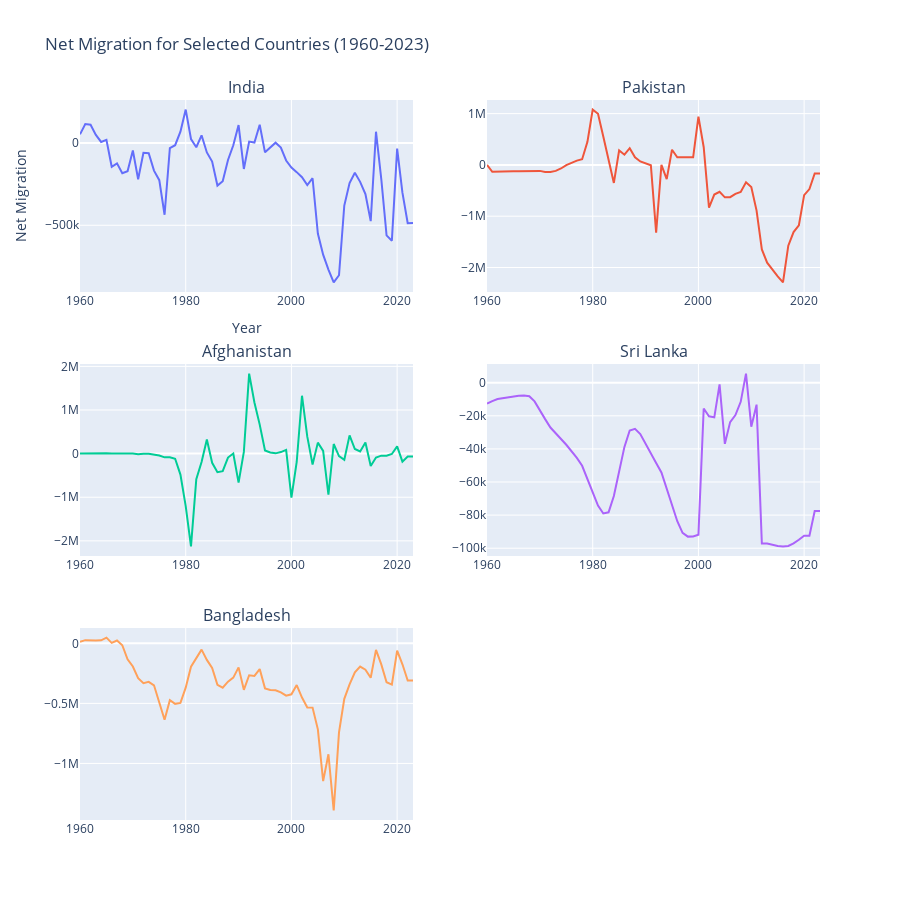

Notebook source saved alongside this figure:
### Code cell
# Change these facets into subplots making 5 subplots into 3 rows
import plotly.graph_objects as go
from plotly.subplots import make_subplots

# List of countries for which subplots are needed
countries = ['India', 'Pakistan', 'Afghanistan', 'Sri Lanka', 'Bangladesh']

# Create a subplot figure with 3 rows and 2 columns
fig = make_subplots(
    rows=3, cols=2, 
    subplot_titles=countries,  # Titles for each subplot
    vertical_spacing=0.1,  # Adjust spacing between rows
    horizontal_spacing=0.1  # Adjust spacing between columns
)

# Add traces for each country
row, col = 1, 1
for country in countries:
    country_data = data[data["Country"] == country]
    fig.add_trace(
        go.Scatter(
            x=country_data["Year"], 
            y=country_data["Net migration"], 
            mode="lines", 
            name=country
        ),
        row=row, col=col  # Specify which row and column for the subplot
    )
    
    # Update column and row for the next subplot
    col += 1
    if col > 2:  # After 2 columns, move to the next row
        col = 1
        row += 1

# Update layout for better visualization
fig.update_layout(
    title="Net Migration for Selected Countries (1960-2023)",
    height=900,  # Adjust height to accommodate 5 subplots in 3 rows
    showlegend=False,  # Hide the legend since country names are in subplot titles
    xaxis_title="Year",
    yaxis_title="Net Migration",
)

# Show the figure
fig.show()

### Figure 1 — Plotly figure (JSON) as saved in the notebook; plotly's stock layout.template omitted (floating-point values rounded to 4 significant figures)
{"data": [{"mode": "lines", "name": "India", "type": "scatter", "x": [2023, 2022, 2021, 2020, 2019, 2018, 2017, 2016, 2015, 2014, 2013, 2012, 2011, 2010, 2009, 2008, 2007, 2006, 2005, 2004, 2003, 2002, 2001, 2000, 1999, 1998, 1997, 1996, 1995, 1994, 1993, 1992, 1991, 1990, 1989, 1988, 1987, 1986, 1985, 1984, 1983, 1982, 1981, 1980, 1979, 1978, 1977, 1976, 1975, 1974, 1973, 1972, 1971, 1970, 1969, 1968, 1967, 1966, 1965, 1964, 1963, 1962, 1961, 1960], "xaxis": "x", "y": [-486136, -487303, -301970, -34772, -593495, -561563, -219656, 68119, -475094, -310694, -236387, -180991, -244114, -380087, -803437, -846785, -769184, -678231, -550186, -214351, -255516, -208070, -177306, -149966, -106592, -28485, 1240, -26079, -57139, 110095, 2440, 8198, -158007, 108465, -13987, -103742, -232178, -258917, -112781, -57788, 46174, -26106, 23662, 202323, 68198, -13841, -31092, -436104, -225989, -168162, -62763, -60291, -220417, -45792, -171683, -184326, -124336, -144807, 19077, 5837, 48986, 110398, 114181, 52264], "yaxis": "y"}, {"mode": "lines", "name": "Pakistan", "type": "scatter", "x": [2023, 2022, 2021, 2020, 2019, 2018, 2017, 2016, 2015, 2014, 2013, 2012, 2011, 2010, 2009, 2008, 2007, 2006, 2005, 2004, 2003, 2002, 2001, 2000, 1999, 1998, 1997, 1996, 1995, 1994, 1993, 1992, 1991, 1990, 1989, 1988, 1987, 1986, 1985, 1984, 1983, 1982, 1981, 1980, 1979, 1978, 1977, 1976, 1975, 1974, 1973, 1972, 1971, 1970, 1969, 1968, 1967, 1966, 1965, 1964, 1963, 1962, 1961, 1960], "xaxis": "x2", "y": [-165988, -165988, -471395, -588736, -1177218, -1309609, -1574581, -2290411, -2172159, -2037911, -1906315, -1647986, -890633, -431891, -338507, -525915, -563471, -628923, -632467, -524871, -578225, -834546, 344288, 940739, 148403, 148849, 151546, 147987, 296208, -276644, -278, -1320633, -6127, 30184, 68004, 148304, 326899, 199664, 282435, -351354, 73873, 552153, 997103, 1078233, 450001, 110097, 84000, 47154, -3437, -69596, -116081, -138485, -136808, -116631, -114875, -117510, -119938, -122151, -124241, -126712, -129202, -131607, -133982, 0], "yaxis": "y2"}, {"mode": "lines", "name": "Afghanistan", "type": "scatter", "x": [2023, 2022, 2021, 2020, 2019, 2018, 2017, 2016, 2015, 2014, 2013, 2012, 2011, 2010, 2009, 2008, 2007, 2006, 2005, 2004, 2003, 2002, 2001, 2000, 1999, 1998, 1997, 1996, 1995, 1994, 1993, 1992, 1991, 1990, 1989, 1988, 1987, 1986, 1985, 1984, 1983, 1982, 1981, 1980, 1979, 1978, 1977, 1976, 1975, 1974, 1973, 1972, 1971, 1970, 1969, 1968, 1967, 1966, 1965, 1964, 1963, 1962, 1961, 1960], "xaxis": "x3", "y": [-65846, -65846, -183672, 166821, -8082, -47205, -47090, -90238, -281739, 255611, 48076, 105905, 418796, -141355, -58881, 221000, -942887, 62684, 252185, -248616, 388632, 1327074, -192286, -1007135, 85758, 35740, 6129, 27194, 71824, 665410, 1171818, 1834556, 39926, -666001, 2683, -89837, -402606, -427073, -210572, 322022, -192869, -586943, -2127145, -1205401, -481199, -117186, -83115, -85430, -44418, -20009, -3030, -4050, -12801, 4458, 2029, 3333, 6824, 3563, 10695, 7079, 6681, 7016, 6109, 2606], "yaxis": "y3"}, {"mode": "lines", "name": "Sri Lanka", "type": "scatter", "x": [2023, 2022, 2021, 2020, 2019, 2018, 2017, 2016, 2015, 2014, 2013, 2012, 2011, 2010, 2009, 2008, 2007, 2006, 2005, 2004, 2003, 2002, 2001, 2000, 1999, 1998, 1997, 1996, 1995, 1994, 1993, 1992, 1991, 1990, 1989, 1988, 1987, 1986, 1985, 1984, 1983, 1982, 1981, 1980, 1979, 1978, 1977, 1976, 1975, 1974, 1973, 1972, 1971, 1970, 1969, 1968, 1967, 1966, 1965, 1964, 1963, 1962, 1961, 1960], "xaxis": "x4", "y": [-77495, -77495, -92400, -92400, -94897, -97100, -98598, -98896, -98598, -97807, -97189, -97095, -13277, -26603, 5484, -11557, -19572, -23795, -36955, -1028, -20932, -20309, -15604, -91900, -92896, -92990, -90691, -83689, -73695, -63104, -54206, -48501, -42400, -36199, -30997, -27896, -28905, -38793, -53596, -68489, -78295, -78992, -74202, -66398, -57696, -50197, -45398, -41298, -37505, -33995, -30602, -27097, -22014, -16297, -11304, -8198, -7693, -7899, -8295, -8695, -9202, -9899, -11097, -12606], "yaxis": "y4"}, {"mode": "lines", "name": "Bangladesh", "type": "scatter", "x": [2023, 2022, 2021, 2020, 2019, 2018, 2017, 2016, 2015, 2014, 2013, 2012, 2011, 2010, 2009, 2008, 2007, 2006, 2005, 2004, 2003, 2002, 2001, 2000, 1999, 1998, 1997, 1996, 1995, 1994, 1993, 1992, 1991, 1990, 1989, 1988, 1987, 1986, 1985, 1984, 1983, 1982, 1981, 1980, 1979, 1978, 1977, 1976, 1975, 1974, 1973, 1972, 1971, 1970, 1969, 1968, 1967, 1966, 1965, 1964, 1963, 1962, 1961, 1960], "xaxis": "x5", "y": [-309977, -309977, -174500, -61154, -344054, -323380, -175755, -55013, -286512, -219628, -194048, -242022, -341152, -462265, -740788, -1390782, -923456, -1146688, -715970, -535175, -533925, -451611, -347605, -424718, -435710, -407859, -390261, -389040, -374788, -214321, -271146, -265940, -386852, -200144, -285369, -319331, -369057, -344929, -204954, -137861, -52640, -129194, -194707, -369408, -495624, -503563, -472837, -635891, -499347, -349410, -320793, -331901, -289989, -193149, -132422, -15936, 23163, 3756, 47618, 25430, 23215, 26541, 26505, 13584], "yaxis": "y5"}], "layout": {"annotations": [{"font": {"size": 16}, "showarrow": false, "text": "India", "x": 0.225, "xanchor": "center", "xref": "paper", "y": 1, "yanchor": "bottom", "yref": "paper"}, {"font": {"size": 16}, "showarrow": false, "text": "Pakistan", "x": 0.775, "xanchor": "center", "xref": "paper", "y": 1, "yanchor": "bottom", "yref": "paper"}, {"font": {"size": 16}, "showarrow": false, "text": "Afghanistan", "x": 0.225, "xanchor": "center", "xref": "paper", "y": 0.6333, "yanchor": "bottom", "yref": "paper"}, {"font": {"size": 16}, "showarrow": false, "text": "Sri Lanka", "x": 0.775, "xanchor": "center", "xref": "paper", "y": 0.6333, "yanchor": "bottom", "yref": "paper"}, {"font": {"size": 16}, "showarrow": false, "text": "Bangladesh", "x": 0.225, "xanchor": "center", "xref": "paper", "y": 0.2667, "yanchor": "bottom", "yref": "paper"}], "height": 900, "showlegend": false, "title": {"text": "Net Migration for Selected Countries (1960-2023)"}, "xaxis": {"anchor": "y", "domain": [0, 0.45], "title": {"text": "Year"}}, "xaxis2": {"anchor": "y2", "domain": [0.55, 1]}, "xaxis3": {"anchor": "y3", "domain": [0, 0.45]}, "xaxis4": {"anchor": "y4", "domain": [0.55, 1]}, "xaxis5": {"anchor": "y5", "domain": [0, 0.45]}, "xaxis6": {"anchor": "y6", "domain": [0.55, 1]}, "yaxis": {"anchor": "x", "domain": [0.7333, 1], "title": {"text": "Net Migration"}}, "yaxis2": {"anchor": "x2", "domain": [0.7333, 1]}, "yaxis3": {"anchor": "x3", "domain": [0.3667, 0.6333]}, "yaxis4": {"anchor": "x4", "domain": [0.3667, 0.6333]}, "yaxis5": {"anchor": "x5", "domain": [0, 0.2667]}, "yaxis6": {"anchor": "x6", "domain": [0, 0.2667]}}}
